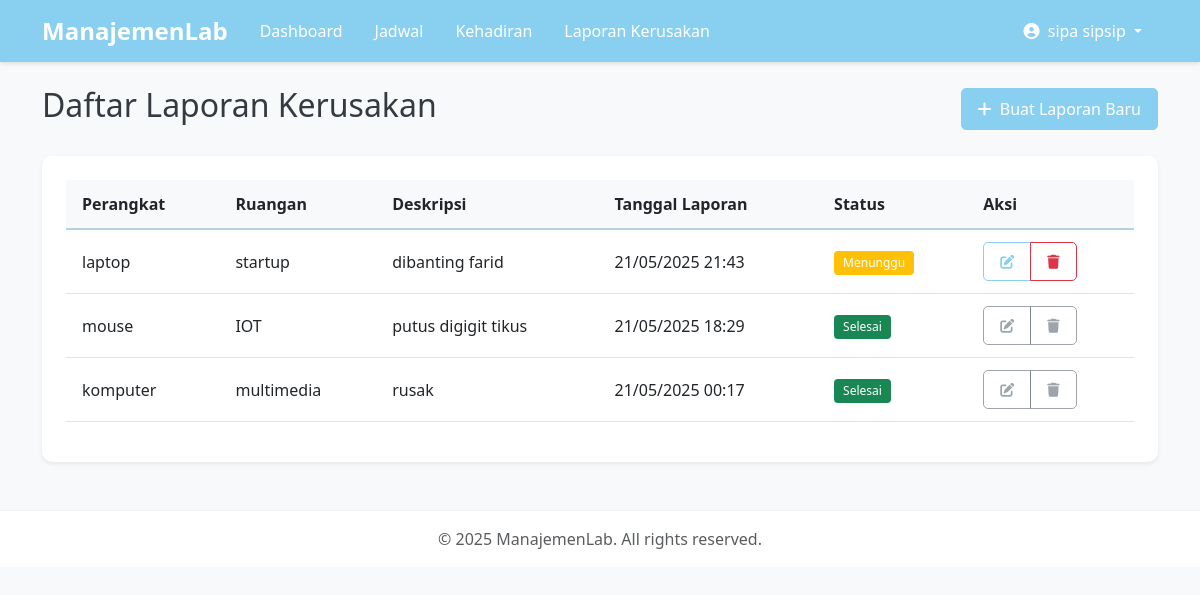
Page /labApp/laporan/ (signed in) on the committed database.
### labApp/models.py (models this page shows, shortened)
class User(AbstractUser):
    ROLE_CHOICES = (
        ('dosen', 'Dosen'),
        ('asisten', 'Asisten'),
    )
    role = models.CharField(max_length=10, choices=ROLE_CHOICES)
    def is_dosen(self):
        return self.role == 'dosen'
    def is_asisten(self):
        return self.role == 'asisten'

class LaporanKerusakan(models.Model):
    STATUS_CHOICES = (
        ('pending', 'Menunggu'),
        ('proses', 'Diproses'),
        ('selesai', 'Selesai'),
    )
    perangkat = models.CharField(max_length=100)
    deskripsi = models.TextField()
    ruangan = models.CharField(max_length=50)
    tanggal_laporan = models.DateTimeField(default=timezone.now)
    pelapor = models.ForeignKey(User, on_delete=models.CASCADE, limit_choices_to={'role': 'asisten'})
    status = models.CharField(max_length=10, choices=STATUS_CHOICES, default='pending')
    class Meta:
        ordering = ['-tanggal_laporan']
        verbose_name_plural = 'Laporan Kerusakan'

### labApp/views.py (the view)
# urls.py: path('laporan/', views.laporan_list, name='laporan_list'),
@login_required
def laporan_list(request):
    if not request.user.is_asisten():
        messages.error(request, 'Anda tidak memiliki izin untuk mengakses halaman ini.')
        return redirect('dashboard')
    laporan_list = LaporanKerusakan.objects.filter(pelapor=request.user)
    return render(request, 'asisten/laporan.html', {'laporan_list': laporan_list})

### labApp/templates/asisten/laporan.html (shortened to what this page needs)
{% extends 'labApp/base.html' %}
{% block content %}
<div class="d-flex justify-content-between align-items-center mb-4">
    <h2>Daftar Laporan Kerusakan</h2>
    <a href="{% url 'labApp:laporan_create' %}" class="btn btn-primary">
        <i class="fas fa-plus me-1"></i> Buat Laporan Baru
    </a>
</div>
<div class="card shadow-sm">
    <div class="card-body">
        {% if laporan_list %}
            <div class="table-responsive">
                <table class="table table-hover">
                    <thead>
                        <tr>
                            <th>Perangkat</th>
                            <th>Ruangan</th>
                            <th>Deskripsi</th>
                            <th>Tanggal Laporan</th>
                            <th>Status</th>
                            <th>Aksi</th>
                        </tr>
                    </thead>
                    <tbody>
                        {% for laporan in laporan_list %}
                        <tr>
                            <td>{{ laporan.perangkat }}</td>
                            <td>{{ laporan.ruangan }}</td>
                            <td>{{ laporan.deskripsi }}</td>
                            <td>{{ laporan.tanggal_laporan|date:"d/m/Y H:i" }}</td>
                            <td>
                                {% if laporan.status == 'pending' %}
                                    <span class="badge bg-warning">Menunggu</span>
                                {% elif laporan.status == 'proses' %}
                                    <span class="badge bg-info">Diproses</span>
                                {% else %}
                                    <span class="badge bg-success">Selesai</span>
                                {% endif %}
                            </td>
                            <td>
                                <div class="btn-group">
                                    {% if laporan.status == 'pending' %}
                                        <a href="{% url 'labApp:laporan_update' laporan.id %}" class="btn btn-sm btn-outline-primary">
                                            <i class="fas fa-edit"></i>
                                        </a>
                                        <a href="{% url 'labApp:laporan_delete' laporan.id %}" class="btn btn-sm btn-outline-danger">
                                            <i class="fas fa-trash"></i>
                                        </a>
                                    {% else %}
                                        <button class="btn btn-sm btn-outline-secondary" disabled>
                                            <i class="fas fa-edit"></i>
                                        </button>
                                        <button class="btn btn-sm btn-outline-secondary" disabled>
                                            <i class="fas fa-trash"></i>
                                        </button>
                                    {% endif %}
                                </div>
                            </td>
                        </tr>
                        {% endfor %}
                    </tbody>
                </table>
            </div>
        {% endif %}
    </div>
</div>
{% endblock %}

### labApp/templates/labApp/base.html (shortened to what this page needs)
<!DOCTYPE html>
<html lang="id">
<head>
    <link href="https://cdn.jsdelivr.net/npm/bootstrap@5.3.0/dist/css/bootstrap.min.css" rel="stylesheet">
    <link rel="stylesheet" href="https://cdnjs.cloudflare.com/ajax/libs/font-awesome/6.0.0/css/all.min.css">
    <link rel="stylesheet" href="/static/css/style.css">
</head>
<body>
    {% if user.is_authenticated %}
    <nav class="navbar navbar-expand-lg navbar-dark">
        <div class="container">
            <a class="navbar-brand" href="{% url 'labApp:dashboard' %}">ManajemenLab</a>
            <div class="collapse navbar-collapse" id="navbarNav">
                <ul class="navbar-nav me-auto">
                    <li class="nav-item">
                        <a class="nav-link" href="{% url 'labApp:dashboard' %}">Dashboard</a>
                    </li>
                    <li class="nav-item">
                        <a class="nav-link" href="{% url 'labApp:jadwal_list' %}">Jadwal</a>
                    </li>
                    <li class="nav-item">
                        <a class="nav-link" href="{% url 'labApp:kehadiran_list' %}">Kehadiran</a>
                    </li>
                    {% if user.is_asisten %}
                    <li class="nav-item">
                        <a class="nav-link" href="{% url 'labApp:laporan_list' %}">Laporan Kerusakan</a>
                    </li>
                    {% endif %}
                </ul>
                <ul class="navbar-nav">
                    <li class="nav-item dropdown">
                        <a class="nav-link dropdown-toggle" href="#" id="navbarDropdown" role="button" data-bs-toggle="dropdown">
                            <i class="fas fa-user-circle me-1"></i> {{ user.get_full_name|default:user.username }}
                        </a>
                    </li>
                </ul>
            </div>
        </div>
    </nav>
    {% endif %}
    <div class="container mt-4">
        {% block content %}{% endblock %}
    </div>
    <footer class="footer mt-5 py-3">
        <div class="container text-center">
            <span class="text-muted">© {% now "Y" %} ManajemenLab. All rights reserved.</span>
        </div>
    </footer>
</body>
</html>

### labApp/static/css/style.css (style rules this page uses)
:root { --color-gray: #6c757d; --color-baby-blue: #89CFF0; --color-light-blue: #B6D0E2; --color-white: #ffffff; --color-light-gray: #f8f9fa; --color-dark-gray: #343a40; }
body { font-family: 'Segoe UI', Tahoma, Geneva, Verdana, sans-serif; background-color: var(--color-light-gray); color: var(--color-dark-gray); min-height: 100vh; display: flex; flex-direction: column; }
.navbar { background-color: var(--color-baby-blue); box-shadow: 0 2px 4px rgba(0, 0, 0, 0.1); }
.navbar-brand { font-weight: 700; font-size: 1.5rem; }
.navbar-dark .navbar-nav .nav-link { color: var(--color-white); font-weight: 500; padding: 0.5rem 1rem; transition: all 0.3s ease; }
.card { border: none; border-radius: 10px; box-shadow: 0 4px 6px rgba(0, 0, 0, 0.05); transition: transform 0.3s ease, box-shadow 0.3s ease; }
.card-body { padding: 1.5rem; }
.btn { border-radius: 5px; font-weight: 500; padding: 0.5rem 1rem; transition: all 0.3s ease; }
.btn-primary { background-color: var(--color-baby-blue); border-color: var(--color-baby-blue); }
.btn-outline-primary { color: var(--color-baby-blue); border-color: var(--color-baby-blue); }
.table { border-collapse: separate; border-spacing: 0; }
.table th { background-color: var(--color-light-gray); border-bottom: 2px solid var(--color-light-blue); font-weight: 600; }
.table td, .table th { padding: 0.75rem 1rem; vertical-align: middle; }
.badge { font-weight: 500; padding: 0.5em 0.75em; border-radius: 4px; }
.footer { margin-top: auto; background-color: var(--color-white); border-top: 1px solid rgba(0, 0, 0, 0.05); padding: 1rem 0; }

### rows in the picture
User: get_full_name "sipa sipsip"
LaporanKerusakan: perangkat "laptop", ruangan "startup", deskripsi "dibanting farid", tanggal_laporan "21/05/2025 21:43", status "Menunggu"
LaporanKerusakan: perangkat "mouse", ruangan "IOT", deskripsi "putus digigit tikus", tanggal_laporan "21/05/2025 18:29", status "Selesai"
LaporanKerusakan: perangkat "komputer", ruangan "multimedia", deskripsi "rusak", tanggal_laporan "21/05/2025 00:17", status "Selesai"
